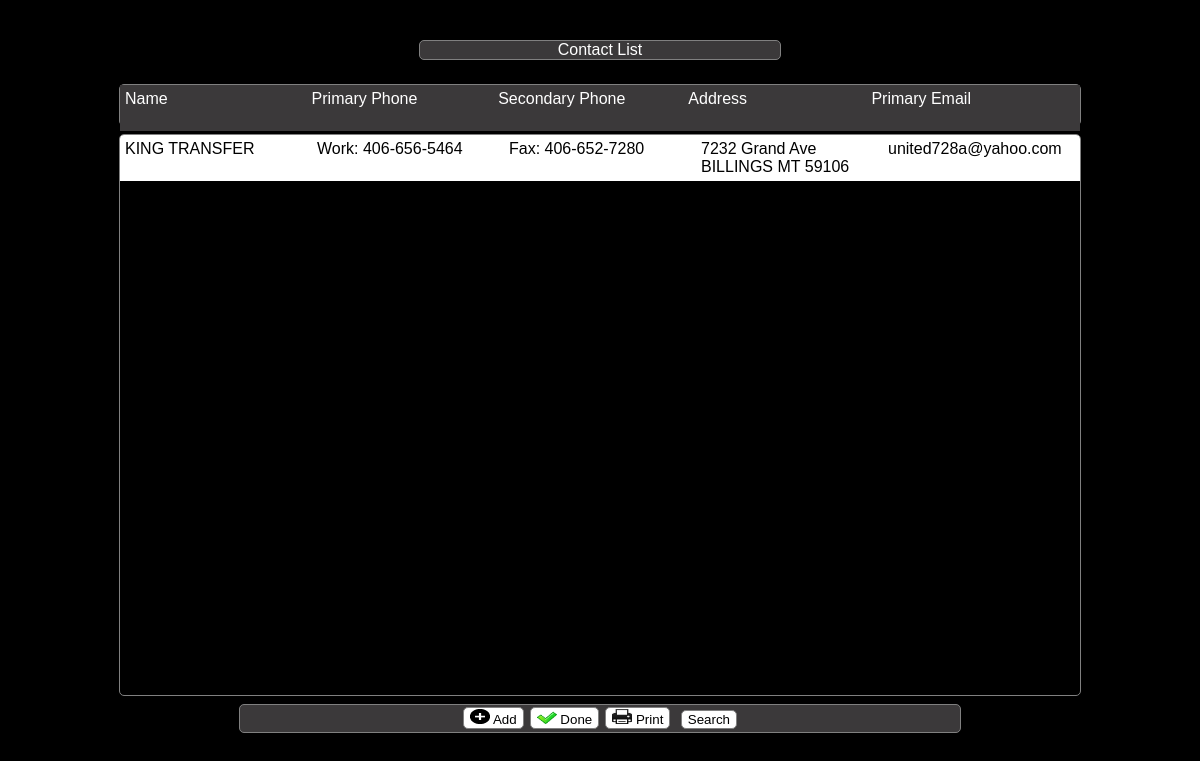
The app's page /kingcontacttableform.php with its own data.
### tables this page shows
CREATE TABLE IF NOT EXISTS `contacts` (
  `CONTACT_ID` int(10) NOT NULL AUTO_INCREMENT,
  `NAME1` varchar(100) NOT NULL,
  `NAME2` varchar(500) NOT NULL,
  `ADDRESS1` varchar(100) NOT NULL,
  `ADDRESS2` varchar(500) NOT NULL,
  `PHONE1` varchar(100) NOT NULL,
  `PHONE2` varchar(100) NOT NULL,
  `PHONE3` varchar(500) NOT NULL,
  `EMAIL1` varchar(100) NOT NULL,
  `EMAIL2` varchar(500) NOT NULL,
  `LINE1` varchar(50) NOT NULL,
  `LINE2` varchar(50) NOT NULL,
  `LINE3` varchar(50) NOT NULL,
  `LINE4` varchar(50) NOT NULL,
  `LINE5` varchar(50) NOT NULL,
  `COMMENT` varchar(2000) NOT NULL,
  `SOCIAL_NETWORK` varchar(500) NOT NULL,
  `CONTACT_TYPE` varchar(25) NOT NULL,
  PRIMARY KEY (`CONTACT_ID`),
  KEY `NAME1` (`NAME1`)
);

### kingcontacttableform.php (the view, shortened to what this page needs)
<!DOCTYPE html>
<html>
<head>
  <link rel="stylesheet" type="text/css" href="./css/kingcontacttableform.css" media="screen">
  <link rel="stylesheet" type="text/css" href="./css/index.css" media="screen">
</head>
<?php
  $form_table = "contacttable";
    $calendar_view = $_GET['calendarview'];
	if (isset($_GET['searchfield'])) {
	    $search_field = trim($_GET['searchfield']);
	} else {
	    $search_field = '';
	}
?>
<body id='body'>
  <div class='container'>
    <div id='<?php echo $form_table; ?>pagebox'>
	  <div id='<?php echo $form_table; ?>headerbox'>
        Contact List
      </div>
      <div id='<?php echo $form_table; ?>tableheaderbox'>
        <table id='<?php echo $form_table; ?>headertable'>
		  <thead>
		    <tr>
	          <th class='<?php echo $form_table; ?>col2'>
			    Name
			  </th>
	          <th class='<?php echo $form_table; ?>col3'>
                Primary Phone
			  </th>
	          <th class='<?php echo $form_table; ?>col4'>
		        Secondary Phone
              </th>
	          <th class='<?php echo $form_table; ?>col5'> Address
              </th>
	          <th class='<?php echo $form_table; ?>col6'>
		        Primary Email
              </th>
   	          <th class='<?php echo $form_table; ?>colscrollbar'>
              </th>
		    </tr>
		  </thead>
	    </table>
	  </div>
      <?php
        include "databaseconnect.php";
		if ($calendar_view == '') {
            $result = mysqli_query($con, "SELECT contacts.* FROM contacts WHERE 1 ORDER BY contacts.`NAME1` ASC");
        } else {
	        $result = mysqli_query($con, "SELECT contacts.* FROM contacts WHERE (contacts.`NAME1` LIKE '%{$search_field}%') OR (contacts.`COMMENT` LIKE '%{$search_field}%') ORDER BY contacts.`NAME1` ASC ");
        }
	    $number_of_rows = mysqli_num_rows($result) ;
        $i = 0 ;
	  ?>
        <div id='<?php echo $form_table; ?>box'>
          <table id='<?php echo $form_table; ?>'>
            <tbody>
			<?php
    	      while ($i < $number_of_rows)
              {
                  $row = mysqli_fetch_array($result);
			?>
				  <tr>
                    <td class='<?php echo $form_table; ?>col2'>
	                  <?php echo $row['NAME1'] ; ?>
                    </td>
                    <td class='<?php echo $form_table; ?>col3'>
                      <?php echo $row['PHONE1'] ; ?>
                    </td>
			        <td class='<?php echo $form_table; ?>col4'>
			          <?php echo $row['PHONE2']; ?>
			        </td>
                    <td class='<?php echo $form_table; ?>col5'><?php echo $row['ADDRESS1']; ?></td>
                    <td class='<?php echo $form_table; ?>col6'>
	                  <?php echo $row['EMAIL1'] ; ?>
                    </td>
			      </tr>
            <?php
 	              $i++;
	          }
			?>
            </tbody>
          </table>
        </div>
        <div id='<?php echo $form_table; ?>footerbox'>
          <?php
		    include "kingbutton.php";
		  ?>
	      <button class='menubutton' id='searchviewbutton'>
	        Search
	      </button>
        </div>
    </div>
                <?php include "kingbutton.php"; ?>
  </div>
</body>
</html>

### css/kingcontacttableform.css (style rules this page uses)
#contacttablepagebox { position:absolute; width: 100%; height: 100%; z-index:0; background: black; margin:0 auto; }
#contacttableheaderbox { position:relative; top:5%; width:30%; border:1px solid grey; border-radius:5px; margin:0 auto; text-align: center; color: white; background-color: #3B393A; }
#contacttabletableheaderbox { position:relative; top:8%; height:5%; width:80%; border:1px solid grey; border-radius:5px; margin:0 auto; background: #3B393A; }
#contacttableheadertable { table-layout:fixed; width:100%; height: 100%; }
#contacttableheadertable th,td { padding: 5px; }
#contacttableheadertable th { color: white; background-color: #3B393A; }
#contacttableheadertable tr:nth-child(odd) { background: WHITE; }
#contacttablebox { position:relative; top:9%; height:70%; width:80%; border:1px solid grey; border-radius:5px; overflow-y: scroll; margin:0 auto; }
#contacttable { table-layout:fixed; width:100%; overflow: scroll; }
#contacttable th,td { padding: 5px; }
#contacttable tr:nth-child(odd) { background: WHITE; }
.contacttablecol2 { padding: 5px; text-align: left; }
.contacttablecol3 { padding: 5px; text-align: left; }
.contacttablecol4 { padding: 5px; text-align: left; }
.contacttablecol5 { padding: 5px; text-align: left; white-space: pre; }
.contacttablecolscrollbar { width: 17px; text-align: left; }
#contacttablefooterbox { position:relative; top:10%; width:60%; height: 27px; border:1px solid grey; border-radius:5px; margin:0 auto; text-align: center; color: white; background-color: #3B393A; }

### css/index.css (style rules this page uses)
html, body, div, span, applet, object, iframe, h1, h2, h3, h4, h5, h6, p, blockquote, pre, a, abbr, acronym, address, big, cite, code, del, dfn, em, font, img, ins, kbd, q, s, samp, small, strike, strong, sub, sup, tt, var, dl, dt, dd, ol, ul, li, fieldset, form, label, legend, table, caption, tbody, tfoot, thead, tr, th, td { margin: 0; padding: 0; border: 0; outline: 0; font-weight: inherit; font-style: inherit; font-size: 100%; font-family: inherit; vertical-align: baseline; }
body { line-height: normal; color: black; background: transparent; font: 16px/normal Tahoma, Arial, Helvetica, sans-serif; height: 100%; }
table { border-collapse: separate; border-spacing: 0; }
caption, th, td { text-align: left; font-weight: normal; }
.menubutton { position: relative; border:1px solid grey; border-radius:5px; display:inline-block; background: white; color: black; margin:2px 3px 0px 3px; }

### records on screen
contacts: NAME1 "KING TRANSFER", PHONE1 "Work: 406-656-5464", PHONE2 "Fax: 406-652-7280", ADDRESS1 "7232 Grand Ave BILLINGS MT 59106", EMAIL1 "united728a@yahoo.com"
